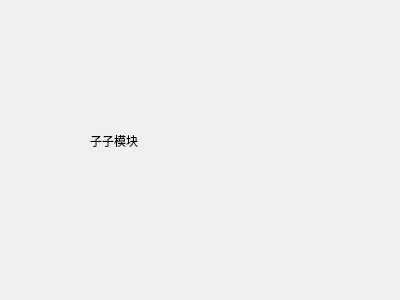
<?xml version="1.0" encoding="UTF-8"?>
<ui version="4.0">
 <class>Form</class>
 <widget class="QWidget" name="Form">
  <property name="geometry">
   <rect>
    <x>0</x>
    <y>0</y>
    <width>400</width>
    <height>300</height>
   </rect>
  </property>
  <property name="windowTitle">
   <string>Form</string>
  </property>
  <widget class="QLabel" name="label">
   <property name="geometry">
    <rect>
     <x>90</x>
     <y>90</y>
     <width>191</width>
     <height>101</height>
    </rect>
   </property>
   <property name="text">
    <string>子子模块</string>
   </property>
  </widget>
 </widget>
 <resources/>
 <connections/>
</ui>
